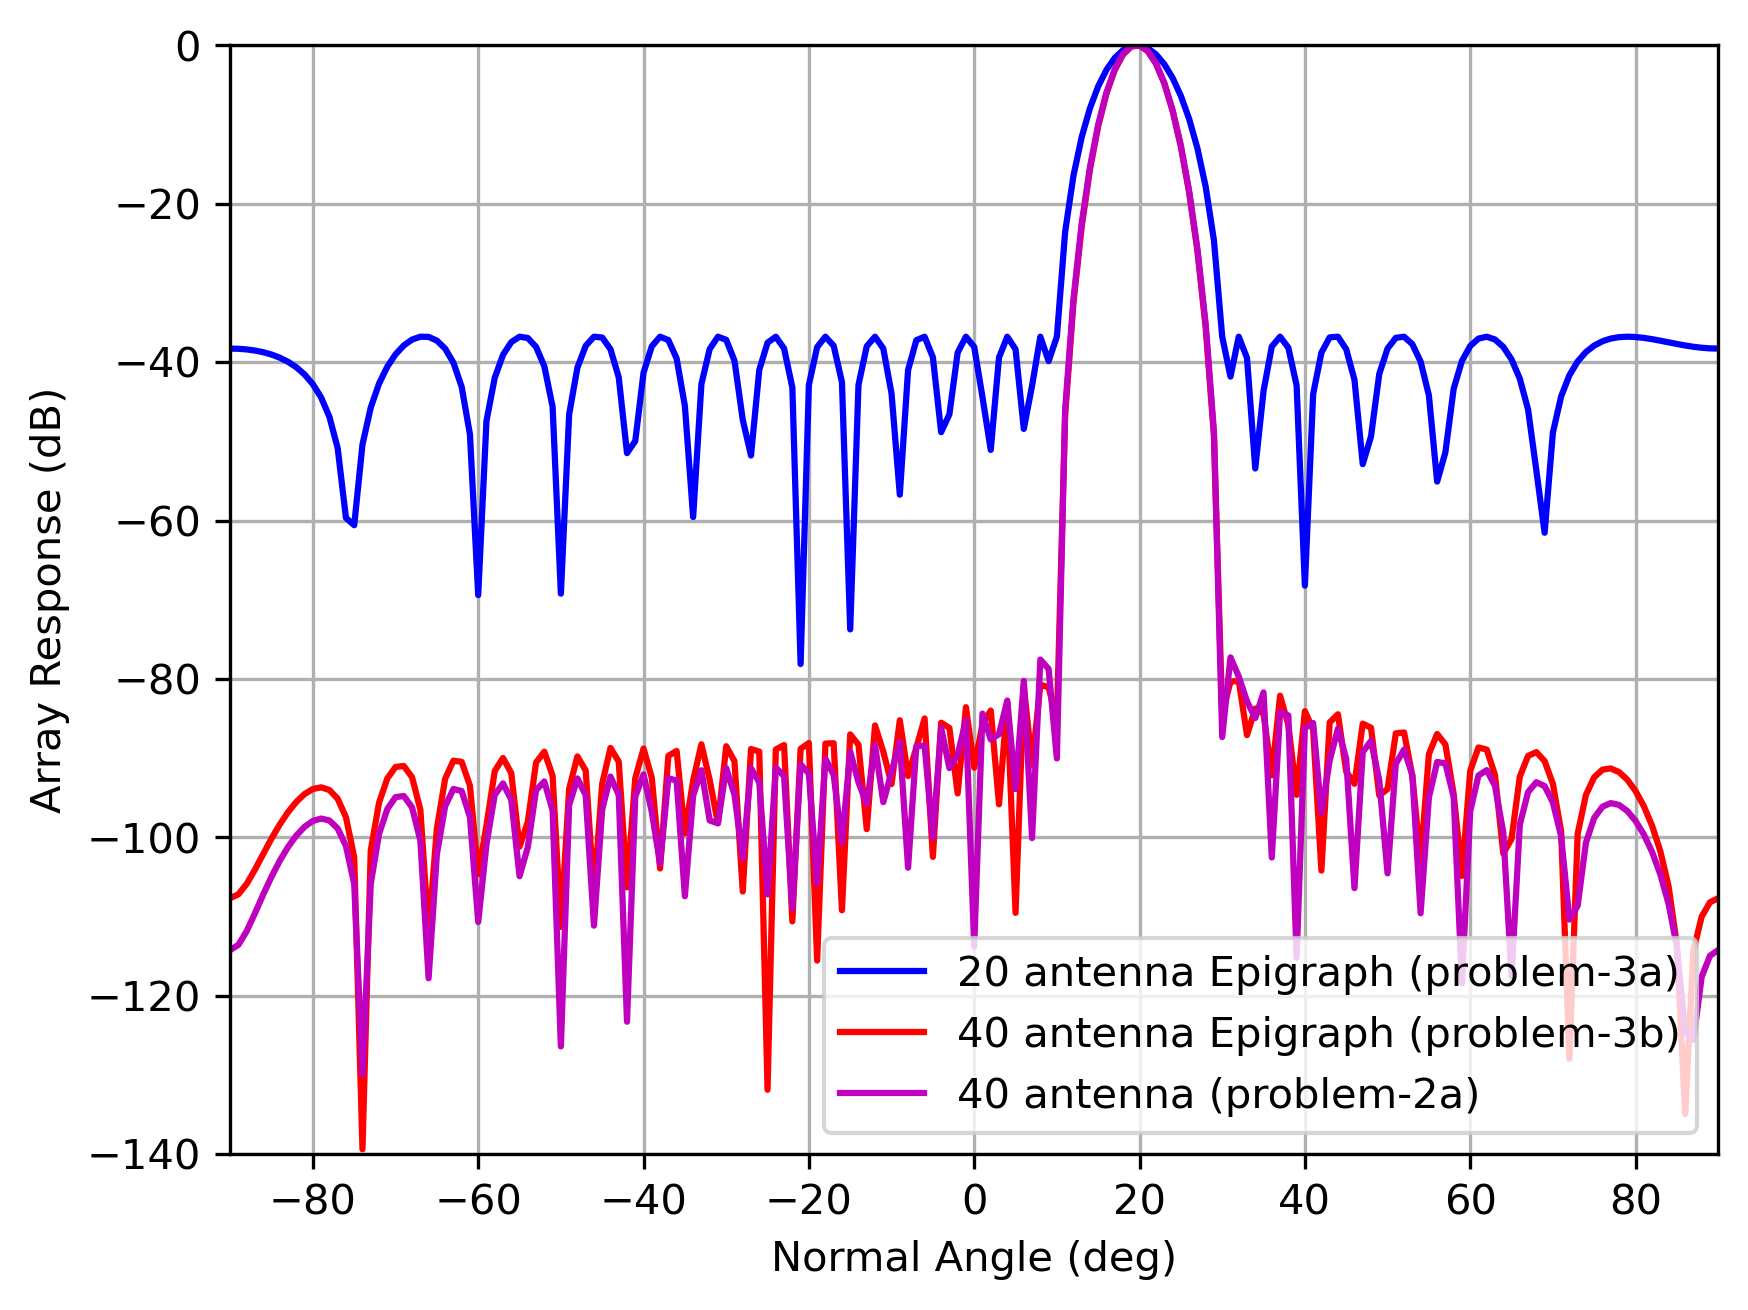

Generate this figure with Python:
"""Plot beam patterns from problem3a, problem3b, and problem2."""

import pickle
from pathlib import Path

import matplotlib.pyplot as plt


def load_curve(fig_path: Path):
    """Return x/y data from the first line of a stored Matplotlib figure."""
    with fig_path.open("rb") as fig_file:
        fig = pickle.load(fig_file)
    lines = [line for ax in fig.axes for line in ax.get_lines()]
    if not lines:
        raise ValueError(f"No line data in {fig_path}")
    xdata = lines[0].get_xdata()
    ydata = lines[0].get_ydata()
    plt.close(fig)
    return xdata, ydata


# (pickle filename, color, legend label)
fig_specs = [
    ("problem3a.fig.pickle", "b", "20 antenna Epigraph (problem-3a)"),
    ("problem3b.fig.pickle", "r", "40 antenna Epigraph (problem-3b)"),
    ("problem2.fig.pickle", "m", "40 antenna (problem-2a)"),
]

fig, ax = plt.subplots()
for path, color, label in fig_specs:
    x, y = load_curve(Path(path))
    ax.plot(x, y, color=color, label=label)

ax.grid(True)
ax.set_xlim([-90, 90])
ax.set_ylim([-140, 0])
ax.set_xlabel("Normal Angle (deg)")
ax.set_ylabel("Array Response (dB)")
ax.legend(loc="lower right")
fig.savefig("problem3b_1.png", dpi=300, bbox_inches="tight")
plt.show()
plt.close(fig)
